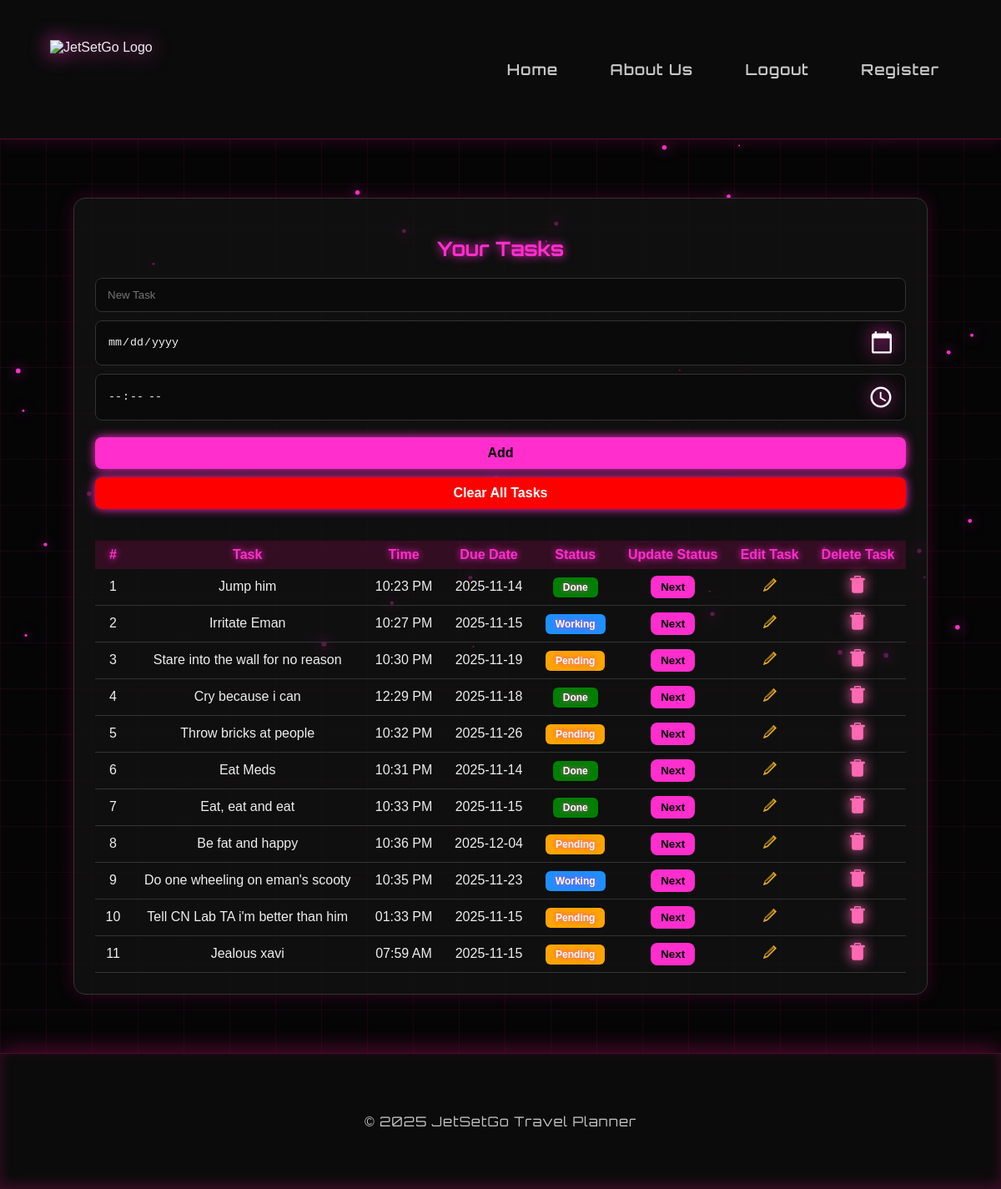
Screenshot of / (signed in) with the database file from the repository.
### app/models.py (models this page shows, shortened)
class Task(db.Model):
    __tablename__ = 'task'
    id = db.Column(db.Integer, primary_key=True)
    title = db.Column(db.String(100), nullable=False)
    due_date = db.Column(db.Date, nullable=True)
    due_time = db.Column(db.Time, nullable=True)
    status = db.Column(db.String(20), default="Pending")
    user_id = db.Column(db.Integer, db.ForeignKey('user.id'))

### app/routes/tasks.py (the view)
@tasks_bp.route("/")
def view_tasks():
    if 'user_id' not in session or 'user_email' not in session:     # If user not logged in, redirect to login
        return redirect(url_for('auth.login'))
    user_id = session['user_id']        # Get user_id from session
    tasks = Task.query.filter_by(user_id = user_id).all()   # Filter queries of tasks for the logged-in user
    return render_template('tasks.html', tasks = tasks)     # Render tasks.html template with user's tasks

### app/templates/tasks.html (shortened to what this page needs)
{% extends 'base.html' %}
{% block content %}
<div class="task-box">
    <h2>Your Tasks</h2>
    <form id="taskForm" action="{{ url_for('tasks.add_task') }}" method="POST" class="task-form">
        <input type="text" name="title" placeholder="New Task" required>
        <input type="date" name="due_date" placeholder="Due Date" required>
        <input type="time" name="due_time" placeholder="Due Time" required>
        <button type="submit" class="btn">Add</button>
    </form>
    {% if tasks %}
    <form method="POST" action="{{ url_for('tasks.clear_tasks') }}">
        <button type="submit" class="btn btn-clear">Clear All Tasks</button>
    </form>
    <br>
    <table class="task-table">
        <thead>
            <tr>
                <th>#</th>
                <th>Task</th>
                <th>Time</th>
                <th>Due Date</th>
                <th>Status</th>
                <th>Update Status</th>
                <th>Edit Task</th>
                <th>Delete Task</th>
            </tr>
        </thead>
        <tbody>
            {% for task in tasks %}
            <tr>
                <td>{{ loop.index }}</td>
                <td>{{ task.title }}</td>
                <td>{{ task.due_time.strftime("%I:%M %p")}}</td>
                <td>{{ task.due_date }}</td>
                <td>
                    <span class="badge {{task.status|lower}}">{{ task.status }}</span>
                </td>
                <td class="action-cell">
                    <form action="{{ url_for('tasks.toggle_status', task_id = task.id) }}" method="POST">
                        <button class="btn-small" type="submit">Next</button>
                    </form>
                </td>
                <td class="action-cell">
                    <a href="{{ url_for('tasks.edit_task', task_id=task.id) }}" class="edit-icon" title="Edit Task">
                    </a>
                </td>
              <td class="action-cell">
    <a href="#" class="trash-link" title="Delete Task"
       onclick="event.preventDefault(); document.getElementById('delete-form-{{ task.id }}').submit();">
    </a>
</td>
            </tr>
            {% endfor %}
        </tbody>
    </table>
    {% else %}
        <p>No tasks yet. Add task above!</p>
    {% endif %}
</div>
{% endblock %}

### app/static/css/style.css (style rules this page uses)
:root { --bg-color: #000000; --text-color: #f2f2f2; --soft-text: #c7c7c7; --card-bg: rgba(10, 10, 10, 0.8); --border-color: #ff2ecc; --neon-pink: #ff2ecc; --neon-hover: #ff5be0; }
body { background: var(--bg-color); color: var(--text-color); font-family: "Inter", sans-serif; margin: 0; padding: 0; opacity: 0; animation: fadeIn 0.9s ease-out forwards; }
a { transition: opacity 0.3s ease; }
body::before { content: ""; position: fixed; top: 0; left: 0; width: 100%; height: 100%; background-image: linear-gradient(rgba(255, 20, 147, 0.08) 1px, transparent 1px), linear-gradient(90deg, rgba(255, 20, 147, 0.08) 1px, transparent 1px); background-size: 55px 55px; animation: gridMove 32s linear infinite; z-index: -3; pointer-events: none !important; }
input { width: 100%; padding: 12px 14px; border-radius: 8px; background: #0a0a0a; color: var(--text-color); border: 1px solid #333; box-sizing: border-box; transition: 0.2s ease; position: relative; z-index: 20; }
input[type="date"], input[type="time"] { appearance: auto; -webkit-appearance: auto; background: #0a0a0a; color: var(--text-color); border: 1px solid #333; padding: 12px 14px; border-radius: 8px; position: static; z-index: auto; }
.btn { width: 100%; padding: 12px 0; background: var(--neon-pink); color: #000; border: none; font-weight: 600; font-size: 16px; margin-top: 10px; border-radius: 8px; cursor: pointer; transition: 0.25s ease; box-shadow: 0 0 12px var(--neon-pink); position: relative; z-index: 20; }
.container h2 { color: var(--neon-pink); text-align: center; font-family: "Orbitron", sans-serif; text-shadow: 0 0 15px var(--neon-pink); margin-bottom: 40px; }
.badge { font-weight: 600; font-size: 12px; text-shadow: 0 0 6px var(--neon-pink); }
body { background: #050505; color: #eee; font-family: 'Poppins', sans-serif; }
.task-box { width: 90%; max-width: 1000px; margin: 40px auto; background: rgba(20, 20, 20, 0.7); padding: 25px; border-radius: 14px; backdrop-filter: blur(10px); border: 1px solid #333; box-shadow: 0 0 20px rgba(255, 0, 140, 0.2); }
.task-box h2 { text-align: center; margin-bottom: 20px; color: var(--neon-pink); text-shadow: 0 0 12px var(--neon-pink); }
.task-form input { width: 100%; padding: 12px 14px; border-radius: 8px; background: #0a0a0a; color: var(--text-color); border: 1px solid #333; margin-bottom: 10px; transition: 0.2s ease; }
input[type="date"], input[type="time"] { appearance: auto; -webkit-appearance: auto; position: static; z-index: auto; background: #0a0a0a; color: var(--text-color); }
.btn, .btn-small, .btn-clear { padding: 10px 18px; border: none; border-radius: 8px; background: var(--neon-pink); color: #000; cursor: pointer; font-weight: bold; transition: 0.2s ease; }
.btn-small { padding: 6px 12px; }
.btn-clear { background: red; color: white; }
.task-table { width: 100%; border-collapse: collapse; margin-top: 20px; }
.task-table th { background: rgba(255, 0, 140, 0.15); padding: 10px; color: var(--neon-pink); text-shadow: 0 0 8px var(--neon-pink); }
.task-table td { padding: 10px; border-bottom: 1px solid #333; }
.badge { padding: 5px 12px; border-radius: 6px; font-weight: bold; color: #fff; }
.badge.pending { background: orange; }
.badge.done { background: green; }
.badge.working { background: dodgerblue; }
.edit-icon svg, .trash-btn svg { transition: 0.2s ease; }
.task-table tbody tr { animation: rowFadeIn 0.5s ease forwards; opacity: 0; animation-delay: calc(var(--i) * 0.12s); }
.task-table th, .task-table td { text-align: center; padding: 8px 12px; }

### rows the page displays
Task: title "Jump him", due_time "10:23 PM", due_date "2025-11-14", status "Done"
Task: title "Irritate Eman", due_time "10:27 PM", due_date "2025-11-15", status "Working"
Task: title "Stare into the wall for no reason", due_time "10:30 PM", due_date "2025-11-19", status "Pending"
Task: title "Cry because i can", due_time "12:29 PM", due_date "2025-11-18", status "Done"
Task: title "Throw bricks at people", due_time "10:32 PM", due_date "2025-11-26", status "Pending"
Task: title "Eat Meds", due_time "10:31 PM", due_date "2025-11-14", status "Done"
Task: title "Eat, eat and eat", due_time "10:33 PM", due_date "2025-11-15", status "Done"
Task: title "Be fat and happy", due_time "10:36 PM", due_date "2025-12-04", status "Pending"
Task: title "Do one wheeling on eman's scooty", due_time "10:35 PM", due_date "2025-11-23", status "Working"
Task: title "Tell CN Lab TA i'm better than him", due_time "01:33 PM", due_date "2025-11-15", status "Pending"
Task: title "Jealous xavi", due_time "07:59 AM", due_date "2025-11-15", status "Pending"

### other values shown
{{ 2025 }} "2025"
